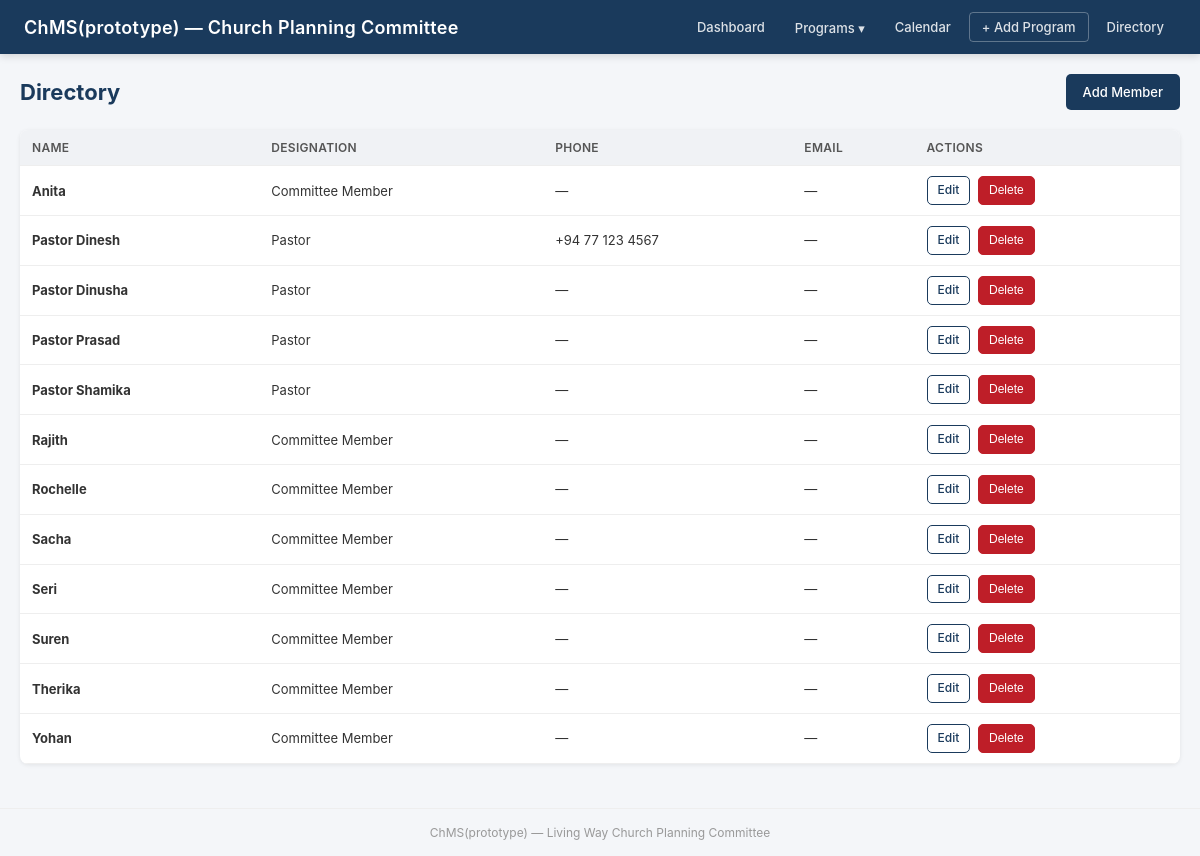
/members, run on the app's committed database.
### tables this page shows
CREATE TABLE members (
            id INTEGER PRIMARY KEY AUTOINCREMENT,
            name TEXT NOT NULL,
            designation TEXT NOT NULL DEFAULT '',
            phone TEXT NOT NULL DEFAULT '',
            email TEXT NOT NULL DEFAULT '',
            created_at TEXT NOT NULL DEFAULT (datetime('now'))
        );

### app.py (the view)
@app.route("/members")
def member_list():
    members = get_members()
    categories = get_program_categories()
    return render_template("members.html", members=members, categories=categories)

### app.py (called while the page is built)
@app.before_request
def check_recurrence():
    global LAST_RECURRENCE_CHECK
    today_iso = date.today().isoformat()
    if LAST_RECURRENCE_CHECK != today_iso:
        created = generate_recurring_instances()
        if created:
            print(f"Recurrence: generated {created} new sub-program(s)")
        LAST_RECURRENCE_CHECK = today_iso

### models.py (called while the page is built)
def get_conn():
    conn = sqlite3.connect(DB_PATH)
    conn.row_factory = sqlite3.Row
    conn.execute("PRAGMA journal_mode=WAL")
    conn.execute("PRAGMA foreign_keys=ON")
    return conn

def get_members():
    conn = get_conn()
    rows = conn.execute("SELECT * FROM members ORDER BY name").fetchall()
    conn.close()
    return [dict(r) for r in rows]

def get_program_categories():
    conn = get_conn()
    rows = conn.execute(
        "SELECT * FROM program_categories ORDER BY sort_order, name"
    ).fetchall()
    conn.close()
    return [dict(r) for r in rows]

### templates/members.html
{% extends "base.html" %}
{% block content %}
<div class="page-header">
    <h2>Directory</h2>
    <a href="{{ url_for('member_add') }}" class="btn btn-primary">Add Member</a>
</div>
{% if members %}
<div class="table-wrap">
    <table>
        <thead><tr>
            <th>Name</th><th>Designation</th><th>Phone</th><th>Email</th><th class="actions">Actions</th>
        </tr></thead>
        <tbody>
            {% for m in members %}
            <tr>
                <td><strong>{{ m.name }}</strong></td>
                <td>{{ m.designation or '—' }}</td>
                <td>{{ m.phone or '—' }}</td>
                <td>{{ m.email or '—' }}</td>
                <td class="actions">
                    <a href="{{ url_for('member_edit', mid=m.id) }}" class="btn btn-sm btn-outline">Edit</a>
                    <form method="POST" action="{{ url_for('member_delete', mid=m.id) }}" style="display:inline;">
                        <button type="submit" class="btn btn-sm btn-red" onclick="return confirm('Delete {{ m.name }}?')">Delete</button>
                    </form>
                </td>
            </tr>
            {% endfor %}
        </tbody>
    </table>
</div>
{% else %}
<p style="color:#999;">No members yet. <a href="{{ url_for('member_add') }}">Add one</a>.</p>
{% endif %}
{% endblock %}

### templates/base.html (shortened to what this page needs)
<!DOCTYPE html>
<html lang="en">
<head>
    <link rel="stylesheet" href="{{ url_for('static', filename='style.css') }}">
</head>
<body>
    <header>
        <div class="header-inner">
            <a href="{{ url_for('dashboard') }}" class="logo-link">
                <h1>ChMS(prototype) — Church Planning Committee</h1>
            </a>
            <nav>
                <a href="{{ url_for('dashboard') }}">Dashboard</a>
                <div class="nav-dropdown">
                    <a href="#" class="dropbtn">Programs ▾</a>
                </div>
                <a href="{{ url_for('calendar_view') }}">Calendar</a>
                <a href="{{ url_for('category_add') }}" class="nav-add">+ Add Program</a>
                <a href="{{ url_for('member_list') }}">Directory</a>
            </nav>
        </div>
    </header>
    <div class="container">
        {% block content %}{% endblock %}
    </div>
    <footer>
        <p>ChMS(prototype) — Living Way Church Planning Committee</p>
    </footer>
</body>
</html>

### static/style.css (style rules this page uses)
* { margin:0; padding:0; box-sizing:border-box; }
body { font-family: -apple-system, BlinkMacSystemFont, "Segoe UI", Roboto, sans-serif; background: #f4f6f9; color: #333; min-height: 100vh; display: flex; flex-direction: column; }
header { background: #1a3a5c; color: #fff; padding: 12px 24px; box-shadow: 0 2px 8px rgba(0,0,0,0.15); }
.header-inner { max-width: 1200px; margin: 0 auto; display: flex; align-items: center; justify-content: space-between; flex-wrap: wrap; gap: 10px; }
.logo-link { text-decoration: none; color: inherit; }
header h1 { font-size: 18px; font-weight: 600; letter-spacing: 0.3px; }
nav { display: flex; gap: 6px; flex-wrap: wrap; align-items: center; }
nav a { color: rgba(255,255,255,0.85); text-decoration: none; font-size: 13px; font-weight: 500; padding: 6px 12px; border-radius: 4px; transition: all 0.15s; }
.nav-add { border: 1px solid rgba(255,255,255,0.3); }
.nav-dropdown { position: relative; display: inline-block; }
.nav-dropdown .dropbtn { color: rgba(255,255,255,0.85); text-decoration: none; font-size: 13px; font-weight: 500; padding: 6px 12px; border-radius: 4px; cursor: pointer; }
.container { max-width: 1200px; margin: 20px auto; padding: 0 20px; flex: 1; width: 100%; }
.page-header { display: flex; align-items: center; justify-content: space-between; margin-bottom: 20px; flex-wrap: wrap; gap: 10px; }
.page-header h2 { font-size: 22px; color: #1a3a5c; }
.btn { display: inline-block; padding: 8px 16px; border-radius: 5px; text-decoration: none; font-size: 13px; font-weight: 500; border: 1px solid transparent; cursor: pointer; transition: all 0.15s; line-height: 1.4; }
.btn-primary { background: #1a3a5c; color: #fff; }
.btn-outline { background: transparent; color: #1a3a5c; border-color: #1a3a5c; }
.btn-sm { padding: 5px 10px; font-size: 12px; }
.btn-red { background: #be1e28; color: #fff; border-color: #be1e28; }
.table-wrap { overflow-x: auto; background: #fff; border-radius: 8px; box-shadow: 0 1px 4px rgba(0,0,0,0.08); }
table { width: 100%; border-collapse: collapse; }
table th, table td { padding: 10px 12px; text-align: left; font-size: 13px; border-bottom: 1px solid #eee; }
table th { background: #f0f2f5; font-weight: 600; color: #555; font-size: 12px; text-transform: uppercase; letter-spacing: 0.3px; white-space: nowrap; }
.actions { white-space: nowrap; }
.actions a, .actions button { margin-right: 4px; }
footer { text-align: center; padding: 16px; color: #999; font-size: 12px; border-top: 1px solid #eee; margin-top: 24px; }

### data on the page
members: name "Anita", designation "Committee Member", phone "—", email "—"
members: name "Pastor Dinesh", designation "Pastor", phone "+94 77 123 4567", email "—"
members: name "Pastor Dinusha", designation "Pastor", phone "—", email "—"
members: name "Pastor Prasad", designation "Pastor", phone "—", email "—"
members: name "Pastor Shamika", designation "Pastor", phone "—", email "—"
members: name "Rajith", designation "Committee Member", phone "—", email "—"
members: name "Rochelle", designation "Committee Member", phone "—", email "—"
members: name "Sacha", designation "Committee Member", phone "—", email "—"
members: name "Seri", designation "Committee Member", phone "—", email "—"
members: name "Suren", designation "Committee Member", phone "—", email "—"
members: name "Therika", designation "Committee Member", phone "—", email "—"
members: name "Yohan", designation "Committee Member", phone "—", email "—"
